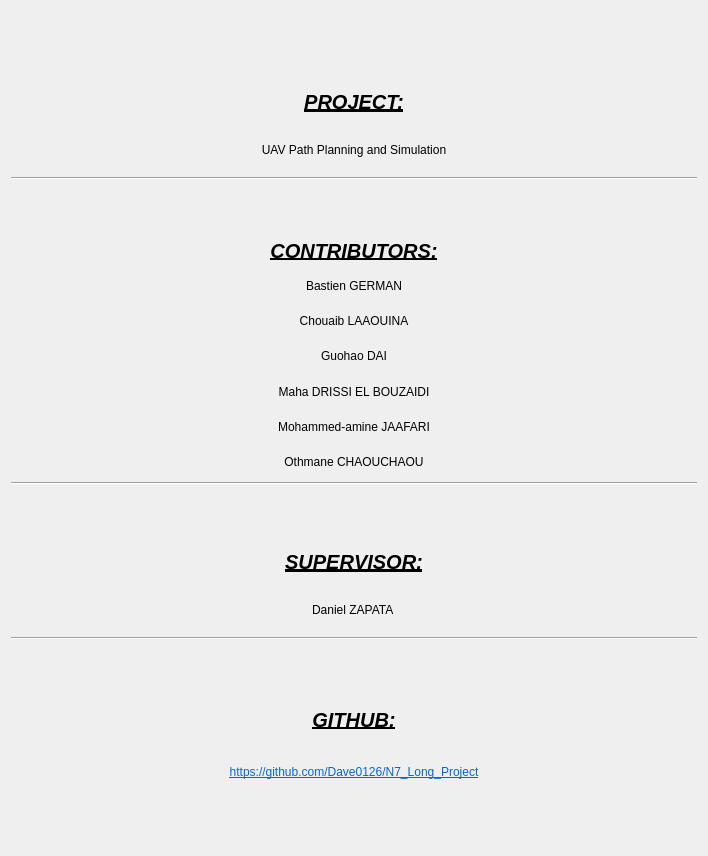
<?xml version="1.0" encoding="UTF-8"?>
<ui version="4.0">
 <class>mainWidget</class>
 <widget class="QWidget" name="mainWidget">
  <property name="geometry">
   <rect>
    <x>0</x>
    <y>0</y>
    <width>708</width>
    <height>856</height>
   </rect>
  </property>
  <property name="windowTitle">
   <string>mainWidget</string>
  </property>
  <layout class="QVBoxLayout" name="verticalLayout_3" stretch="0,1,2,1,1">
   <item>
    <layout class="QVBoxLayout" name="verticalLayout_6" stretch="0">
     <property name="bottomMargin">
      <number>50</number>
     </property>
     <item>
      <widget class="QLabel" name="label_22">
       <property name="sizePolicy">
        <sizepolicy hsizetype="Minimum" vsizetype="Minimum">
         <horstretch>0</horstretch>
         <verstretch>0</verstretch>
        </sizepolicy>
       </property>
       <property name="maximumSize">
        <size>
         <width>16777215</width>
         <height>16777215</height>
        </size>
       </property>
       <property name="sizeIncrement">
        <size>
         <width>0</width>
         <height>0</height>
        </size>
       </property>
       <property name="text">
        <string/>
       </property>
       <property name="textFormat">
        <enum>Qt::AutoText</enum>
       </property>
       <property name="pixmap">
        <pixmap>../../../libs/logo.png</pixmap>
       </property>
       <property name="scaledContents">
        <bool>false</bool>
       </property>
       <property name="alignment">
        <set>Qt::AlignCenter</set>
       </property>
       <property name="openExternalLinks">
        <bool>false</bool>
       </property>
      </widget>
     </item>
    </layout>
   </item>
   <item>
    <layout class="QVBoxLayout" name="verticalLayout_4" stretch="1,1,1">
     <property name="bottomMargin">
      <number>50</number>
     </property>
     <item>
      <widget class="QLabel" name="label_17">
       <property name="font">
        <font>
         <pointsize>15</pointsize>
         <weight>75</weight>
         <italic>true</italic>
         <bold>true</bold>
         <underline>true</underline>
        </font>
       </property>
       <property name="text">
        <string>PROJECT:</string>
       </property>
       <property name="alignment">
        <set>Qt::AlignCenter</set>
       </property>
      </widget>
     </item>
     <item>
      <widget class="QLabel" name="label_18">
       <property name="text">
        <string>&lt;html&gt;&lt;head/&gt;&lt;body&gt;&lt;p align=&quot;center&quot;&gt;UAV Path Planning and Simulation&lt;/p&gt;&lt;/body&gt;&lt;/html&gt;</string>
       </property>
       <property name="textFormat">
        <enum>Qt::RichText</enum>
       </property>
       <property name="alignment">
        <set>Qt::AlignCenter</set>
       </property>
       <property name="openExternalLinks">
        <bool>true</bool>
       </property>
      </widget>
     </item>
     <item>
      <widget class="Line" name="line_3">
       <property name="orientation">
        <enum>Qt::Horizontal</enum>
       </property>
      </widget>
     </item>
    </layout>
   </item>
   <item>
    <layout class="QVBoxLayout" name="verticalLayout" stretch="0,0,0,0,0,0,0,0">
     <property name="bottomMargin">
      <number>50</number>
     </property>
     <item>
      <widget class="QLabel" name="label">
       <property name="font">
        <font>
         <pointsize>15</pointsize>
         <weight>75</weight>
         <italic>true</italic>
         <bold>true</bold>
         <underline>true</underline>
        </font>
       </property>
       <property name="text">
        <string>CONTRIBUTORS:</string>
       </property>
       <property name="textFormat">
        <enum>Qt::AutoText</enum>
       </property>
       <property name="alignment">
        <set>Qt::AlignCenter</set>
       </property>
       <property name="margin">
        <number>0</number>
       </property>
      </widget>
     </item>
     <item>
      <widget class="QLabel" name="label_2">
       <property name="text">
        <string>Bastien GERMAN</string>
       </property>
       <property name="alignment">
        <set>Qt::AlignCenter</set>
       </property>
      </widget>
     </item>
     <item>
      <widget class="QLabel" name="label_5">
       <property name="text">
        <string>Chouaib LAAOUINA</string>
       </property>
       <property name="alignment">
        <set>Qt::AlignCenter</set>
       </property>
      </widget>
     </item>
     <item>
      <widget class="QLabel" name="label_3">
       <property name="text">
        <string>Guohao DAI</string>
       </property>
       <property name="alignment">
        <set>Qt::AlignCenter</set>
       </property>
      </widget>
     </item>
     <item>
      <widget class="QLabel" name="label_4">
       <property name="text">
        <string>Maha DRISSI EL BOUZAIDI</string>
       </property>
       <property name="alignment">
        <set>Qt::AlignCenter</set>
       </property>
      </widget>
     </item>
     <item>
      <widget class="QLabel" name="label_6">
       <property name="text">
        <string>Mohammed-amine JAAFARI</string>
       </property>
       <property name="alignment">
        <set>Qt::AlignCenter</set>
       </property>
      </widget>
     </item>
     <item>
      <widget class="QLabel" name="label_7">
       <property name="text">
        <string>Othmane CHAOUCHAOU</string>
       </property>
       <property name="alignment">
        <set>Qt::AlignCenter</set>
       </property>
       <property name="openExternalLinks">
        <bool>false</bool>
       </property>
      </widget>
     </item>
     <item>
      <widget class="Line" name="line">
       <property name="orientation">
        <enum>Qt::Horizontal</enum>
       </property>
      </widget>
     </item>
    </layout>
   </item>
   <item>
    <layout class="QVBoxLayout" name="verticalLayout_5">
     <property name="bottomMargin">
      <number>50</number>
     </property>
     <item>
      <widget class="QLabel" name="label_19">
       <property name="font">
        <font>
         <pointsize>15</pointsize>
         <weight>75</weight>
         <italic>true</italic>
         <bold>true</bold>
         <underline>true</underline>
        </font>
       </property>
       <property name="text">
        <string>SUPERVISOR:</string>
       </property>
       <property name="alignment">
        <set>Qt::AlignCenter</set>
       </property>
      </widget>
     </item>
     <item>
      <widget class="QLabel" name="label_20">
       <property name="text">
        <string>&lt;html&gt;&lt;head/&gt;&lt;body&gt;&lt;p align=&quot;center&quot;&gt;&lt;span style=&quot; font-family:'CIDFont+F2'; color:#000000;&quot;&gt;Daniel ZAPATA &lt;/span&gt;&lt;/p&gt;&lt;/body&gt;&lt;/html&gt;</string>
       </property>
       <property name="textFormat">
        <enum>Qt::RichText</enum>
       </property>
       <property name="alignment">
        <set>Qt::AlignCenter</set>
       </property>
       <property name="openExternalLinks">
        <bool>true</bool>
       </property>
      </widget>
     </item>
     <item>
      <widget class="Line" name="line_4">
       <property name="orientation">
        <enum>Qt::Horizontal</enum>
       </property>
      </widget>
     </item>
    </layout>
   </item>
   <item>
    <layout class="QVBoxLayout" name="verticalLayout_2">
     <property name="bottomMargin">
      <number>50</number>
     </property>
     <item>
      <widget class="QLabel" name="label_8">
       <property name="font">
        <font>
         <pointsize>15</pointsize>
         <weight>75</weight>
         <italic>true</italic>
         <bold>true</bold>
         <underline>true</underline>
        </font>
       </property>
       <property name="text">
        <string>GITHUB:</string>
       </property>
       <property name="alignment">
        <set>Qt::AlignCenter</set>
       </property>
      </widget>
     </item>
     <item>
      <widget class="QLabel" name="label_9">
       <property name="text">
        <string>&lt;html&gt;&lt;head/&gt;&lt;body&gt;&lt;p&gt;&lt;a href=&quot;https://github.com/Dave0126/N7_Long_Project&quot;&gt;&lt;span style=&quot; text-decoration: underline; color:#0068da;&quot;&gt;https://github.com/Dave0126/N7_Long_Project&lt;/span&gt;&lt;/a&gt;&lt;/p&gt;&lt;/body&gt;&lt;/html&gt;</string>
       </property>
       <property name="textFormat">
        <enum>Qt::RichText</enum>
       </property>
       <property name="alignment">
        <set>Qt::AlignCenter</set>
       </property>
       <property name="openExternalLinks">
        <bool>true</bool>
       </property>
      </widget>
     </item>
    </layout>
   </item>
  </layout>
 </widget>
 <resources/>
 <connections/>
</ui>
